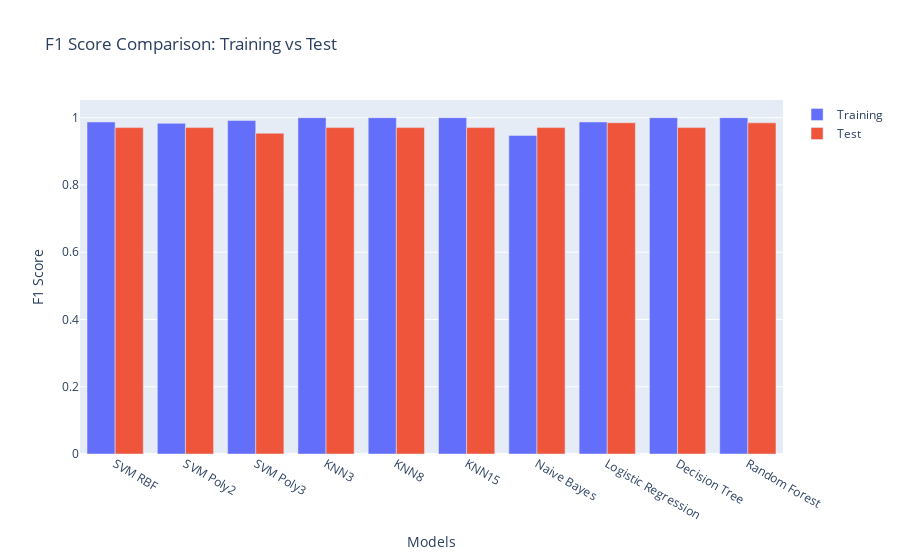

The notebook cell saved with this chart:
### Markdown cell above
# 4. Model training and evaluation

### Code cell
SVM_RBF=SVC()
    
SVM_Poly2=SVC(kernel='poly',degree=2)
    
SVM_Poly3=SVC(kernel='poly',degree=3)

KNN3=KNeighborsClassifier(n_neighbors=3,weights='distance')

KNN8=KNeighborsClassifier(n_neighbors=8,weights='distance')

KNN15=KNeighborsClassifier(n_neighbors=15,weights='distance')

Naive_Bayes=GaussianNB()

LogReg=LogisticRegression()

Tree=DecisionTreeClassifier()

Forest=RandomForestClassifier()

models=[SVM_RBF,SVM_Poly2,SVM_Poly3,KNN3,KNN8,KNN15,Naive_Bayes,LogReg,Tree,Forest]

names = ["SVM RBF", "SVM Poly2", "SVM Poly3", 
         "KNN3", "KNN8", "KNN15", 
         "Naive Bayes", "Logistic Regression", "Decision Tree", "Random Forest"]

training_f1_scores = []
test_f1_scores = []

fig = go.Figure()

for i in range(len(models)):

    model = models[i]
    name = names[i]

    model.fit(X_train_transformed, y_train)
    y_train_pred = model.predict(X_train_transformed)
    y_test_pred = model.predict(X_test_transformed)

    training_f1 = f1_score(y_train, y_train_pred)
    test_f1 = f1_score(y_test, y_test_pred)
    
    training_f1_scores.append(f1_score(y_train, y_train_pred))
    test_f1_scores.append(f1_score(y_test, y_test_pred))

fig = go.Figure(data=[
    go.Bar(name='Training', x=names, y=training_f1_scores),
    go.Bar(name='Test', x=names, y=test_f1_scores)
])

fig.update_layout(barmode='group', title="F1 Score Comparison: Training vs Test",
                  xaxis_title="Models", yaxis_title="F1 Score")
fig.show()

### Figure 1 — Plotly figure (JSON) as saved in the notebook; plotly's stock layout.template omitted (floating-point values rounded to 4 significant figures)
{"data": [{"name": "Training", "type": "bar", "x": ["SVM RBF", "SVM Poly2", "SVM Poly3", "KNN3", "KNN8", "KNN15", "Naive Bayes", "Logistic Regression", "Decision Tree", "Random Forest"], "y": [0.9873, 0.9832, 0.9915, 1, 1, 1, 0.9474, 0.9873, 1, 1]}, {"name": "Test", "type": "bar", "x": ["SVM RBF", "SVM Poly2", "SVM Poly3", "KNN3", "KNN8", "KNN15", "Naive Bayes", "Logistic Regression", "Decision Tree", "Random Forest"], "y": [0.9706, 0.9706, 0.9538, 0.9706, 0.9706, 0.9706, 0.9706, 0.9851, 0.9706, 0.9846]}], "layout": {"barmode": "group", "title": {"text": "F1 Score Comparison: Training vs Test"}, "xaxis": {"title": {"text": "Models"}}, "yaxis": {"title": {"text": "F1 Score"}}}}
